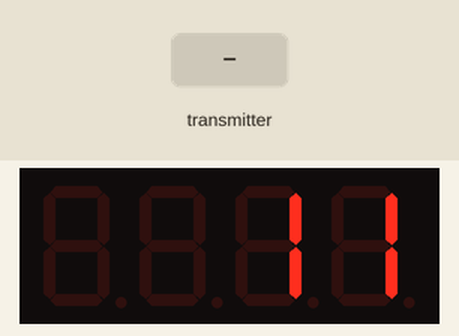
A program run on a simulated Arduino Nano, built with avr-gcc and run on an emulated ATmega328P. Shown: 4-digit seven-segment display. The inputs (shaded band) are chosen by the test bench. No radio packets arrive unless stated.

Above: at 1.2 s.
1.3 s: the transmitter starts sending gotByte = 0
At 2.5 s:
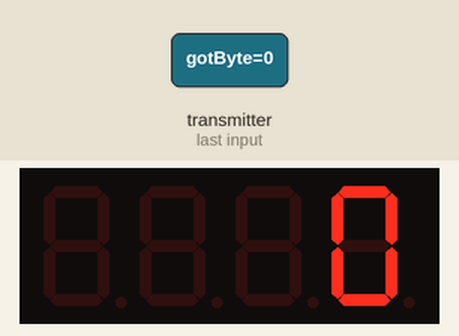
2.8 s: the transmitter starts sending gotByte = 64
At 3.8 s:
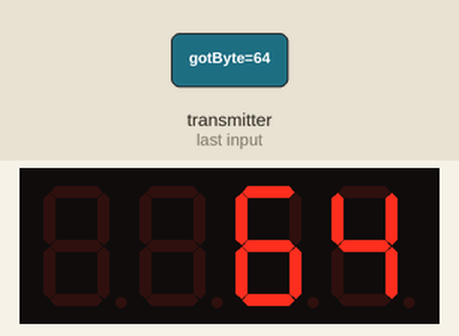
Timing chart, 0 to 5.8 s (numbered marks = the images above; inputs shaded):
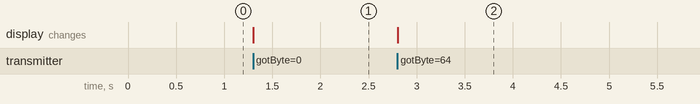

The program:

main.cpp
```cpp
#include <Arduino.h>
#include <SPI.h>
#include <nRF24L01.h>
#include <RF24.h>
#include <GyverTM1637.h>

#define CLK 2
#define DIO 3

GyverTM1637 disp(CLK, DIO);

RF24 radio(9, 10); // For UNO, NANO
//RF24 radio(9,53); // For MEGA

byte address[][6] = {"1Node", "2Node", "3Node", "4Node", "5Node", "6Node"}; // Pipes

byte counter;

void setup() {
  // Serial.begin(9600);

  disp.clear();
  disp.brightness(2);
  disp.displayInt(11);

  radio.begin();

  // Confirm reception mode: 1 - on, 0 - off
  radio.setAutoAck(1);

  // Time between the attempt to reach out and the number of attempts
  radio.setRetries(0, 15);

  // Allow sending data in response to an incoming signal
  radio.enableAckPayload();

  // Package bity size
  radio.setPayloadSize(32);

  radio.openReadingPipe(1, address[0]); // Pipe for listening
  radio.setChannel(0x60); // Channel

  // Transiver power level: RF24_PA_MIN, RF24_PA_LOW, RF24_PA_HIGH, RF24_PA_MAX
  radio.setPALevel(RF24_PA_HIGH);

  // Exchange rate: RF24_2MBPS, RF24_1MBPS, RF24_250KBPS
  // At the lowest - hight sensitivity and distant
  // Must be the same s on the receiver
  radio.setDataRate(RF24_1MBPS);

  radio.powerUp(); // Start
  radio.startListening();
}

void loop() {
  byte pipeNo, gotByte;
  while (radio.available(&pipeNo)) {
    radio.read(&gotByte, sizeof(gotByte));

    disp.displayInt(gotByte);
  }
}
```

Measured:
- after the input at 1.3 s, the display: changes at once (image 1)
- after the input at 2.8 s, the display: changes at once (image 2)
